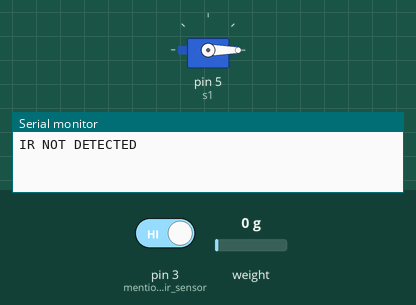
Bench run of a sketch on a simulated Arduino Uno, built with avr-gcc and run on an emulated ATmega328P. Parts: servo, the last lines printed to the serial monitor. The test bench sets the inputs (shaded band); at power-on: pin 3 (mention_ir_sensor) HIGH, weight on the scale 0 g.

Above: at 2.2 s.
2.3 s: pin 3 (mention_ir_sensor) driven LOW
At 3.8 s:
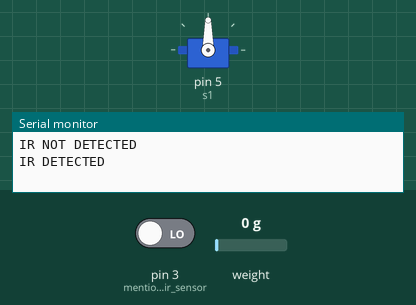
7.5 s: pin 3 (mention_ir_sensor) driven HIGH
At 8.9 s:
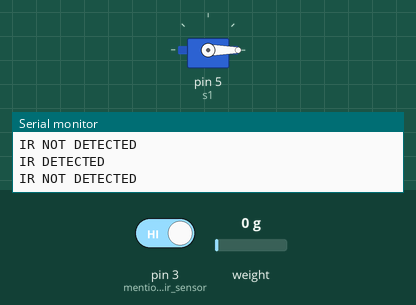
Timing chart, 0 to 10.5 s (numbered marks = the images above; inputs shaded):
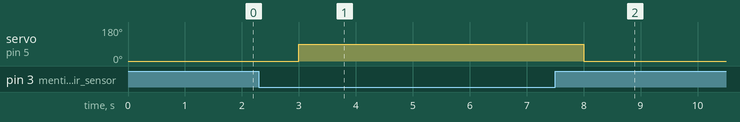

The sketch:

mainprogramarduino.ino
```cpp
#include <Servo.h>
#include "HX711.h"

bool currentState = false;
bool previousState = false;

HX711 scale;
Servo s1;
void lidOn();
void lidOff();
const float letterThreshold = 100.0;
const float packageThreshold = 500.0;

void setup() {
  Serial.begin(9600);
  pinMode(3,INPUT_PULLUP); //mention ir sensor
  s1.attach(5); //mention servo pin
  s1.write(0);

  scale.begin(10, 11); //mention dout and iot pin hx711
  scale.set_scale();
  scale.tare();
}

void loop() {
  currentState = digitalRead(3); //mention ir sensor pin
  if (currentState != previousState) {
    if (currentState == LOW) {
      lidOn();
      Serial.println("IR DETECTED");
    } else {
      lidOff();
      Serial.println("IR NOT DETECTED");
    }
    previousState = currentState;
  }

  float weight = scale.get_units(10);  // Read the weight (average of 10 readings)
  if (weight > packageThreshold) {
    Serial.println("NEW PACKAGE");
  } else if (weight > letterThreshold) {
    Serial.println("NEW LETTER");
  }
}

void lidOn() {
  s1.write(90);
}

void lidOff() {
  s1.write(0);
}
```

Measured:
- after the input at 2.3 s, servo on pin 5 (s1): 0° → 90° after 0.70 s
- after the input at 7.5 s, servo on pin 5 (s1): 90° → 0° after 0.50 s
